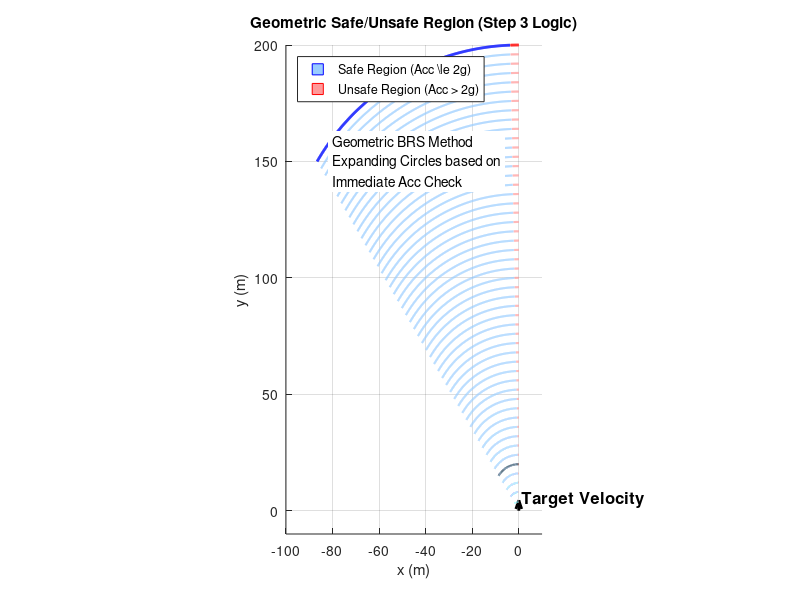
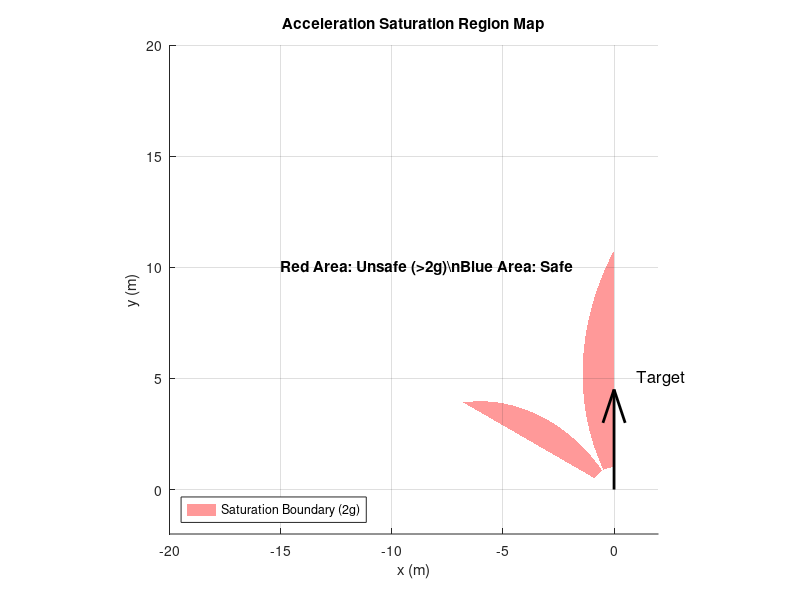

The MATLAB source for these figures, in order:
clear; clc; close all;

%% 1. 파라미터 설정 (으헤~ 기본 설정이야)
V = 20.0;             % 속도 (m/s)
r_check = 10.0;       % 가속도 포화 여부를 판별할 기준 거리 (m)
sigma_raw = 30.0;     % 명령과 초기 Lead angle
sigma_p0_deg = sigma_raw;  % 초기 Lead Angle (deg)
sigma_pc_deg = sigma_raw;  % 명령 Lead Angle (deg)
k_gain = 3.0;         % 유도 이득
dt = 0.01;            % Time step (s)
g = 9.81;             % 중력 가속도
acc_limit = 2 * g;    % 가속도 제한 (2g)

% 라디안 변환
sigma_p0 = deg2rad(sigma_p0_deg);
sigma_pc = deg2rad(sigma_pc_deg);
psi_t = pi / 2;       % Target Heading (90도, +y 방향)

%% 2. 각도 범위 설정 (2사분면, 불가능 영역 제외)
% Target 기준 90도 ~ 150도 (pi/2 ~ pi - sigma_p0)
theta_start = deg2rad(90);
theta_end = pi - sigma_p0;

%% [Step 1 & 2] r = 10m 에서 가속도 포화 각도 판별
% 으헤~ 여기서 먼저 '어떤 각도가 위험한지' 딱 정하는 거야.

theta_arc = linspace(theta_start, theta_end, 500); % 정밀도를 위해 점 개수 늘림

% 1) 초기 상태 계산 (r = r_check)
r = r_check;
lam = theta_arc + pi; 
psi_p = sigma_p0 + lam;

% 2) t=0 Kinematics & Dynamics
r_dot = V * (cos(lam - psi_t) - cos(psi_p - lam));
lam_dot = (V / r) * (-sin(lam - psi_t) - sin(psi_p - lam));
u_curr = lam_dot - k_gain * (sigma_p0 - sigma_pc);

% 3) t = 0.01s 업데이트 (Euler Integration)
r_new = r + r_dot * dt;
lam_new = lam + lam_dot * dt;
psi_p_new = psi_p + u_curr * dt;

% 4) 가속도 재계산
sigma_p_new = psi_p_new - lam_new;
lam_dot_new = (V ./ r_new) .* (-sin(lam_new - psi_t) - sin(psi_p_new - lam_new));
acc_cmd = V * (lam_dot_new - k_gain * (sigma_p_new - sigma_pc));

% 5) 안전/위험 인덱스 구분
unsafe_idx = abs(acc_cmd) > acc_limit;
safe_idx = ~unsafe_idx;


%% [Step 3] 기하학적 확장 (Geometric Expansion) 반영
% 선생의 아이디어: "랑데부 시간 t_f가 지났을 때, Pursuer들의 집합은 원을 그린다!"
% 중심: (0, V*t_f), 반지름: V*t_f (Target이 V*t_f만큼 전진했으니까)

figure(1); clf; hold on; grid on; axis equal;
title(['Geometric Safe/Unsafe Region (Step 3 Logic)']);

% Target 화살표
quiver(0, 0, 0, 5, 'k', 'LineWidth', 2, 'MaxHeadSize', 0.5);
text(1, 5, 'Target Velocity', 'FontSize', 12, 'FontWeight', 'bold');

% 확장할 최대 시간 (초) -> 영역 크기 결정
tf_max = 5.0; 
tf_steps = linspace(0.1, tf_max, 50); % 0.1초부터 5초까지 확장

% 루프를 돌면서 원들을 그린다 (마치 파문이 퍼지듯이~)
for tf = tf_steps
    % 1. 기하학적 원의 중심과 반지름 (Step 3 내용)
    % Target은 (0, 0)에서 +y 방향으로 V*tf 만큼 이동
    Center_Y = V * tf; 
    Radius = V * tf;   % 랑데부하려면 Pursuer도 V*tf 만큼 이동해야 함
    
    % 2. 각도(theta_arc)에 따른 Pursuer 위치 매핑
    % 논리: r_check에서 확인한 '위험한 상대 각도(theta)'가 유지된다고 가정하고 확장
    % 원의 방정식: (x - 0)^2 + (y - Center_Y)^2 = Radius^2
    % 여기서 theta_arc는 Target에 대한 상대 각도이므로 좌표 변환 적용
    
    % Pursuer 위치 (기하학적)
    % P_x = Radius * cos(theta_arc)
    % P_y = Center_Y + Radius * sin(theta_arc)
    % (참고: theta는 2사분면이므로 cos은 음수, sin은 양수)
    
    Curve_X = Radius .* cos(theta_arc);
    Curve_Y = Center_Y + Radius .* sin(theta_arc);
    
    % 3. 색상 구분하여 그리기 (Plotting)
    % 안전한 구간 (Blue)
    if any(safe_idx)
        plot(Curve_X(safe_idx), Curve_Y(safe_idx), '-', 'Color', [0.6 0.8 1.0], 'LineWidth', 1.5); 
    end
    
    % 위험한 구간 (Red)
    if any(unsafe_idx)
        plot(Curve_X(unsafe_idx), Curve_Y(unsafe_idx), '-', 'Color', [1.0 0.6 0.6], 'LineWidth', 1.5);
    end
end

% 외곽선(마지막 tf) 진하게 그리기
Final_Center_Y = V * tf_max;
Final_Radius = V * tf_max;
Final_X = Final_Radius .* cos(theta_arc);
Final_Y = Final_Center_Y + Final_Radius .* sin(theta_arc);

plot(Final_X(safe_idx), Final_Y(safe_idx), 'b-', 'LineWidth', 2);
plot(Final_X(unsafe_idx), Final_Y(unsafe_idx), 'r-', 'LineWidth', 2);

% r_check (10m) 위치도 표시 (검증 지점)
% 기하학적 모델에서는 tf = r_check / V 일 때의 원에 해당함
tf_check = r_check / V;
Check_Center_Y = V * tf_check;
Check_Radius = V * tf_check;
Check_X = Check_Radius .* cos(theta_arc);
Check_Y = Check_Center_Y + Check_Radius .* sin(theta_arc);
plot(Check_X, Check_Y, 'k--', 'LineWidth', 1.5, 'DisplayName', 'Validation Arc (r=10m)');


%% 그래프 꾸미기
xlabel('x (m)'); ylabel('y (m)');
xlim([-100, 10]); ylim([-10, 200]); % 범위는 적당히 조절

% 범례 생성 (더미 플롯 이용)
h_safe = plot(NaN, NaN, 's', 'MarkerFaceColor', [0.6 0.8 1.0], 'MarkerEdgeColor', 'b', 'MarkerSize', 10);
h_unsafe = plot(NaN, NaN, 's', 'MarkerFaceColor', [1.0 0.6 0.6], 'MarkerEdgeColor', 'r', 'MarkerSize', 10);
legend([h_safe, h_unsafe], {'Safe Region (Acc \le 2g)', 'Unsafe Region (Acc > 2g)'}, 'Location', 'NorthWest');

text(-80, 150, {'Geometric BRS Method', 'Expanding Circles based on', 'Immediate Acc Check'}, 'FontSize', 10, 'BackgroundColor', 'w');


%% [Part 2] Region Map 그리기 (이게 선생이 궁금해한 확장판)
% r 범위를 1m ~ 20m로 확장해서 격자(Meshgrid) 생성
r_range = linspace(1, 100, 10000);
theta_range = linspace(theta_start, theta_end, 100);
[R_grid, Theta_grid] = meshgrid(r_range, theta_range);

% 1) 전체 격자에 대해 상태 계산
Px_grid = R_grid .* cos(Theta_grid);
Py_grid = R_grid .* sin(Theta_grid);
Lam_grid = Theta_grid + pi;
Psi_p_grid = sigma_p0 + Lam_grid;

% 2) Kinematics (t=0)
% r_dot은 가속도 계산에 직접 안 쓰이니 생략 가능하지만 로직상 포함
% Lam_dot 계산 (행렬 연산 .* ./ 사용 주의)
Lam_dot_grid = (V ./ R_grid) .* (-sin(Lam_grid - psi_t) - sin(Psi_p_grid - Lam_grid));
U_curr_grid = Lam_dot_grid - k_gain * (sigma_p0 - sigma_pc);

% 3) t = 0.01s 업데이트
R_new_grid = R_grid + (V * (cos(Lam_grid - psi_t) - cos(Psi_p_grid - Lam_grid))) * dt;
Lam_new_grid = Lam_grid + Lam_dot_grid * dt;
Psi_p_new_grid = Psi_p_grid + U_curr_grid * dt;

% 4) 가속도 재계산 (전체 영역)
Sigma_p_new_grid = Psi_p_new_grid - Lam_new_grid;
Lam_dot_new_grid = (V ./ R_new_grid) .* (-sin(Lam_new_grid - psi_t) - sin(Psi_p_new_grid - Lam_new_grid));
Acc_cmd_grid = V * (Lam_dot_new_grid - k_gain * (Sigma_p_new_grid - sigma_pc));

% 5) Region 시각화 (Figure 2)
figure(2); hold on; grid on; axis equal;
title('Acceleration Saturation Region Map');

% 등고선 그리기 (Contourf)
% 레벨: 0부터 2g까지는 파란색 계열, 2g 이상은 빨간색으로 경계 표시
levels = [0, acc_limit, 100]; % 0~2g(안전), 2g~100(위험)
% contourf로 영역 채우기
[C, h] = contourf(Px_grid, Py_grid, abs(Acc_cmd_grid), [acc_limit acc_limit], 'LineColor', 'none');

% 색상 매핑 (커스텀: 안전=하늘색, 위험=빨간색)
colormap([0.8 0.8 1; 1 0.6 0.6]); 
caxis([0, 2*acc_limit]); % 색상 축 고정

% 경계선 강조
% contour(Px_grid, Py_grid, abs(Acc_cmd_grid), [acc_limit acc_limit], 'r', 'LineWidth', 2);

% Target
quiver(0, 0, 0, 5, 'k', 'LineWidth', 2);
text(1, 5, 'Target', 'FontSize', 12);

xlabel('x (m)'); ylabel('y (m)');
legend('Saturation Boundary (2g)', 'Location', 'SouthWest');
txt = text(-15, 10, 'Red Area: Unsafe (>2g)\nBlue Area: Safe');
set(txt, 'FontSize', 11, 'FontWeight', 'bold');

xlim([-20, 2]); ylim([-2, 20]);
